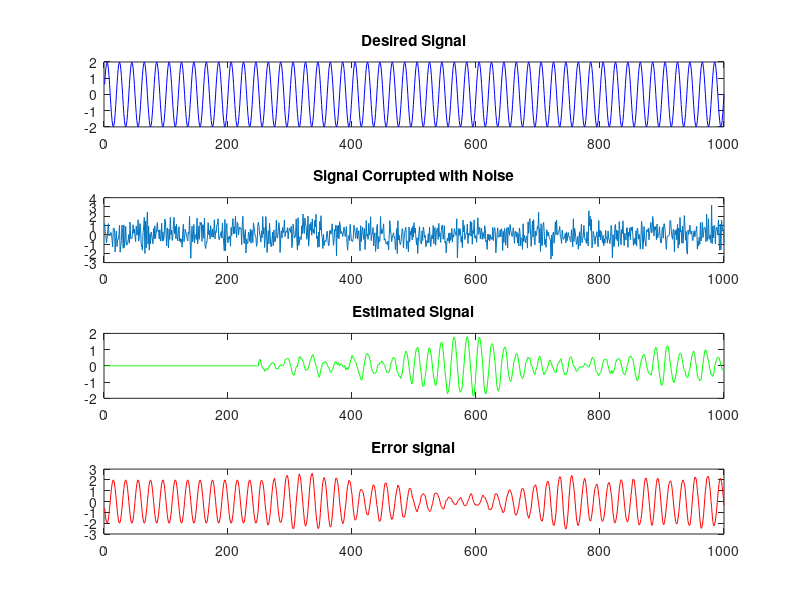

MATLAB code for this plot:
% Program for the steepest Decent Algorithm
clc;clear all;close;

% Generating Desired Signal 
t = 0.001:0.001:1 ;
d = 2*sin(2*pi*50*t); 

% Generating a corrupted signal with Noise 
n = numel(d); % Generate same number of element as desired signal
x = d(1,n) + 0.9*randn(1,n);

% Parameter
M = 250; % Filter_Order of the adaptive filter

w = zeros(M, 1); % Initialize variables with zero

wi = zeros(M,1); % Initialize the updated variable with zero

R = []; % Generate a null matrix of a auto correlation
k = 1;
r = xcorr(x);
rr = [];

for i = 1:1:M
    rr(i) = r(n-i+1);
end

R = toeplitz(rr);
ei = max(eig(R));
u = 1/ei;
p = xcorr(d,x);

for i = 1:1:M
   P(i) = p(n-i+1);
end
for i = 1:10
    wi = w + u*(P'- R*w);
    w  = wi;
end

% Estimating the signal
y = zeros(n,1);
for i = M:n
   y(i) = (wi'* x(i:-1:i-M+1)');
end

% Computing the errror Signal
error_signal = y' - d;

% Display of Signals
subplot(4,1,1);
plot(d, 'b');
title('Desired Signal');

subplot(4,1,2);
plot(x);
title('Signal Corrupted with Noise');

subplot(4,1,3);
plot(y,'g');
title('Estimated Signal');

subplot(4,1,4);
plot(error_signal,'r');
title('Error signal');
